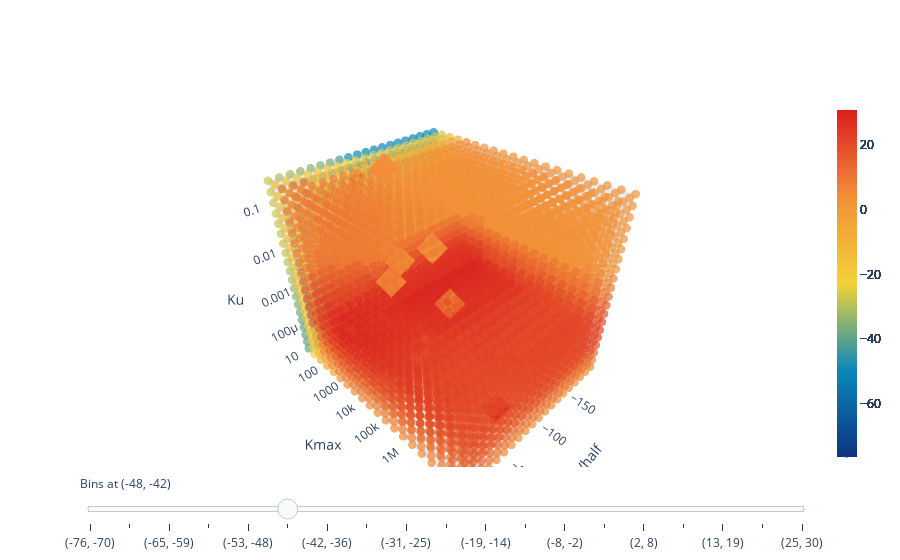

Notebook code for this chart:
### Code cell
import plotly.graph_objects as go

fig = go.Figure()

hovertext = np.empty(shape=(13,3,1), dtype='object')
hovertext[:,0] = np.array(drug_list).reshape(-1,1)
hovertext[:,1] = np.array(RMSError_drug).reshape(-1,1)

fig.add_trace(
    go.Scatter3d(
        x=Vhalf_list,
        y=Kmax_list,
        z=Ku_list,
        mode='markers',
        marker_symbol='diamond',
        name='',
        customdata=hovertext,
        hovertemplate='<b>%{customdata[0]}</b> <br>RMSD = %{customdata[1]:.2e}',  # <br>MD = %{customdata[2]:.2e}',
        marker=dict(
            color=RMSError_drug,
            colorscale='Portland',
            colorbar=dict(thickness=20),
            cmin=cmin,
            cmax=cmax
        )
    )
)

# bin_arr = np.arange(cmin, cmax, 30)
bin_arr = np.linspace(cmin, cmax, 20)
bins = [(bin_arr[i], bin_arr[i + 1]) for i in range(len(bin_arr) - 1)]

for lb, ub in bins:
    chosen_ind = [i for i, e in enumerate(Error_space) if e < ub and e > lb]
    Vhalf_chosen = np.array([Vhalf_range[i] for i in chosen_ind])
    Kmax_chosen = np.array([Kmax_range[i] for i in chosen_ind])
    Ku_chosen = np.array([Ku_range[i] for i in chosen_ind])
    RMSE_chosen = np.array([Error_space[i] for i in chosen_ind])
    # paramid_chosen = np.array([param_id[i] for i in chosen_ind])
#         MAE_chosen = np.array([MAError[i] for i in chosen_ind])
    
    Vhalf_bg = np.array([Vhalf_range[i] for i in range(len(Error_space)) if i not in chosen_ind])
    Kmax_bg = np.array([Kmax_range[i] for i in range(len(Error_space)) if i not in chosen_ind])
    Ku_bg = np.array([Ku_range[i] for i in range(len(Error_space)) if i not in chosen_ind])
    # paramid_bg = np.array([param_id[i] for i in range(len(Error_space)) if i not in chosen_ind])

    # hovertext = np.empty(shape=(len(paramid_chosen),3,1), dtype='object')
    hovertext = np.empty(shape=(len(RMSE_chosen),3,1), dtype='object')
    # hovertext[:,0] = np.array(paramid_chosen).reshape(-1,1)
    hovertext[:,0] = np.array(RMSE_chosen).reshape(-1,1)
#         hovertext[:,2] = np.array(MAE_chosen).reshape(-1,1)

    fig.add_trace(
        go.Scatter3d(
            visible=True,
            x=Vhalf_chosen,
            y=Kmax_chosen,
            z=Ku_chosen,
            mode='markers',
            name='',
            customdata=hovertext,
            hovertemplate='<b>id: %{customdata[0]}</b> <br>RMSD = %{customdata[1]}',  # <br>MD = %{customdata[2]}',
            marker=dict(
                color=RMSE_chosen,
                colorscale='Portland',
                opacity=0.7,
                size=3,
                colorbar=dict(thickness=20),
                cmin=cmin,
                cmax=cmax
            )
        )
    )

sets = []
for i in range(int((len(fig.data) - 1))):
    param_set = dict(
        method="update",
        args=[{"visible": [False] * len(fig.data)},
              {"title": "APD90 difference at range " + "%d" % bins[i][0] + " to " +
               "%d" % bins[i][1]}],
        label= "(" + "%d" % bins[i][0] + ", " + "%d" % bins[i][1] + ")"
    )
    param_set["args"][0]["visible"][0] = True
    param_set["args"][0]["visible"][i + 1] = True
#     param_set["args"][0]["visible"][2 * i + 2] = True
    sets.append(param_set)

sliders = [dict(
    active=5,
    currentvalue={"prefix": "Bins at "},
    pad={"t": 5},
    steps=sets
)]
        
fig.update_layout(sliders=sliders,
                  scene = dict(
                    xaxis_title='Vhalf',
                    yaxis_title='Kmax',
                    zaxis_title='Ku',
                    xaxis = dict(range=[min(Vhalf_range), max(Vhalf_range)]),
                    yaxis = dict(dtick=1,
                                 type='log',
                                 range=[np.log10(min(Kmax_range)), np.log10(max(Kmax_range))]),
                    zaxis = dict(dtick=1,
                                 type='log',
                                 range=[np.log10(min(Ku_range)), np.log10(max(Ku_range))])),
                  scene_aspectmode='manual',
                  scene_aspectratio=dict(x=1, y=1.2, z=1))
#                   margin=dict(r=20, l=10, b=10, t=10))

fig.show()
